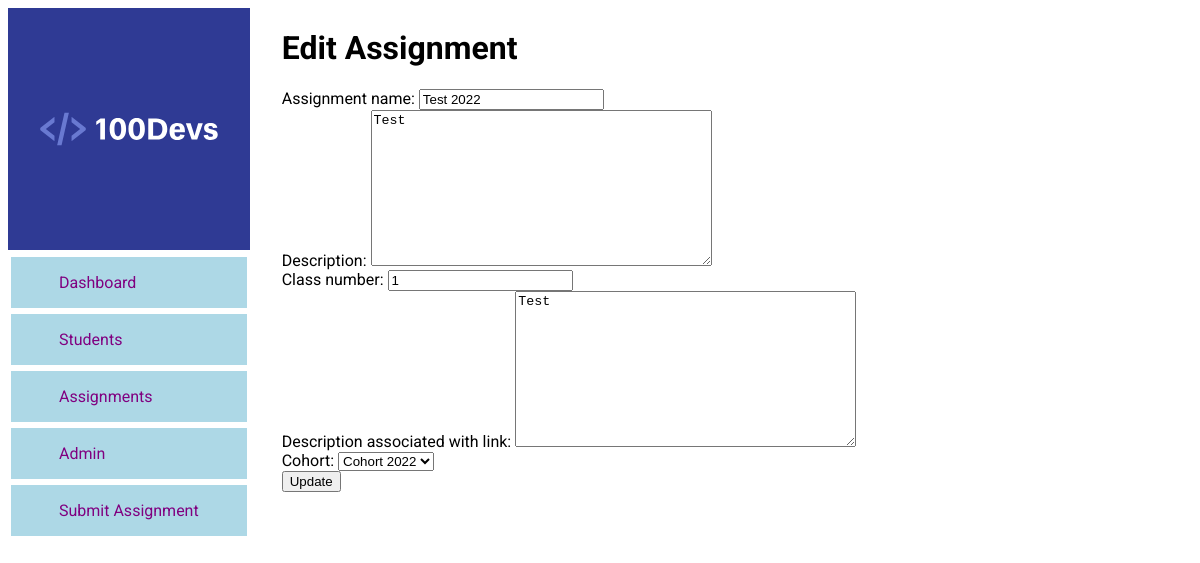
Page /assignments/edit/2/ on the committed database.
### main/models.py (models this page shows, shortened)
class Assignment(models.Model):
    name = models.CharField(max_length=200)
    description = models.TextField(blank=True, null=True)
    class_num = models.CharField(max_length=100) #character just in case
    link_description = models.TextField()
    cohort = models.ForeignKey(Cohort, on_delete=models.SET_NULL, null=True, default=get_current_cohort)

class Cohort(models.Model):
    name = models.CharField(max_length=300)
    def __str__(self):
        return self.name

### main/views.py (the view)
# urls.py: path('assignments/edit/<str:assignment_id>/', views.assignment_edit, name="assignment-edit"),
def assignment_edit(request, assignment_id):
    assignment = Assignment.objects.get(id=assignment_id)
    form = AssignmentForm(instance=assignment)
    if request.method == "POST":
        form = AssignmentForm(request.POST, instance=assignment)
        if form.is_valid():
            form.save()
            return redirect('assignments')
    context = {
        "assignment": assignment,
        "form": form
    }
    return render(request, 'assignment_edit.html', context)

### main/forms.py
class AssignmentForm(forms.ModelForm):
    class Meta:
        model = Assignment
        fields = '__all__'
        labels = {
            "name": "Assignment name",
            "class_num": "Class number",
            "link_description": "Description associated with link"
        }
        exclude = []

### main/templates/assignment_edit.html (shortened to what this page needs)
{% extends 'main.html' %}
{% block content %}
<h1>Edit Assignment</h1>
<form action="" method="POST">
    <ul>
        {{ form.as_ul }}
    </ul>
    <button type="submit">Update</button>
</form>
{% endblock content %}

### static/css/main.css (style rules this page uses)
body { display: flex; flex-direction: row; font-family: 'Roboto', sans-serif; }
ul { list-style-type: none; margin: 0; padding: 0; }

### rows in the picture
Assignment: name "Test 2022", description "Test", class_num "1", link_description "Test", cohort "Cohort 2022"
